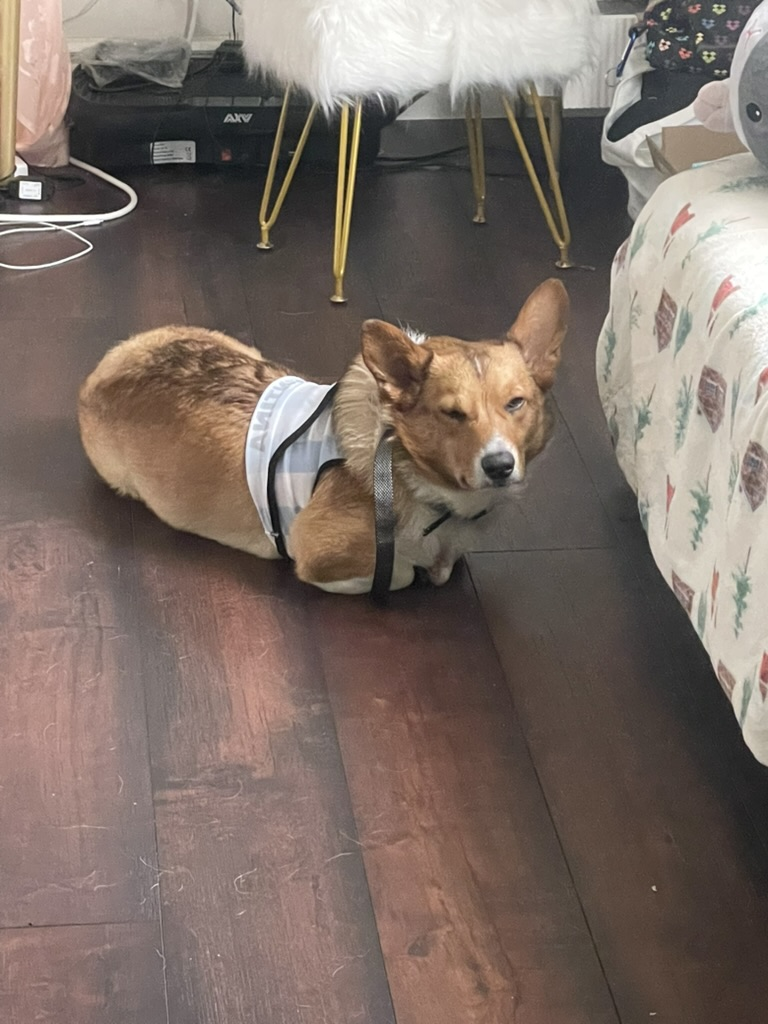
#> input picture face_detector_recognizer/photo/bear.jpeg, 768 x 1024 px
$ python spaces.py
#> lines starting #> are read from the running program, lines starting #| are printed output that depends on the picture
import cv2 as cv
import matplotlib.pyplot as plt

img = cv.imread('photo/bear.jpeg')
#> img is the input picture: shape (1024, 768, 3); mean B, G, R 101.9, 109.9, 123.9
cv.imshow('Bear', img)

#Color space: grayscale, RGB, HSV, YCrCb, etc., space of color, system to represent array of pixel color

#matplotlib: thing this is RGB instead of BGR
# plt.imshow(img)
# plt.show()

#BGR to Grayscale
gray = cv.cvtColor(img, cv.COLOR_BGR2GRAY)
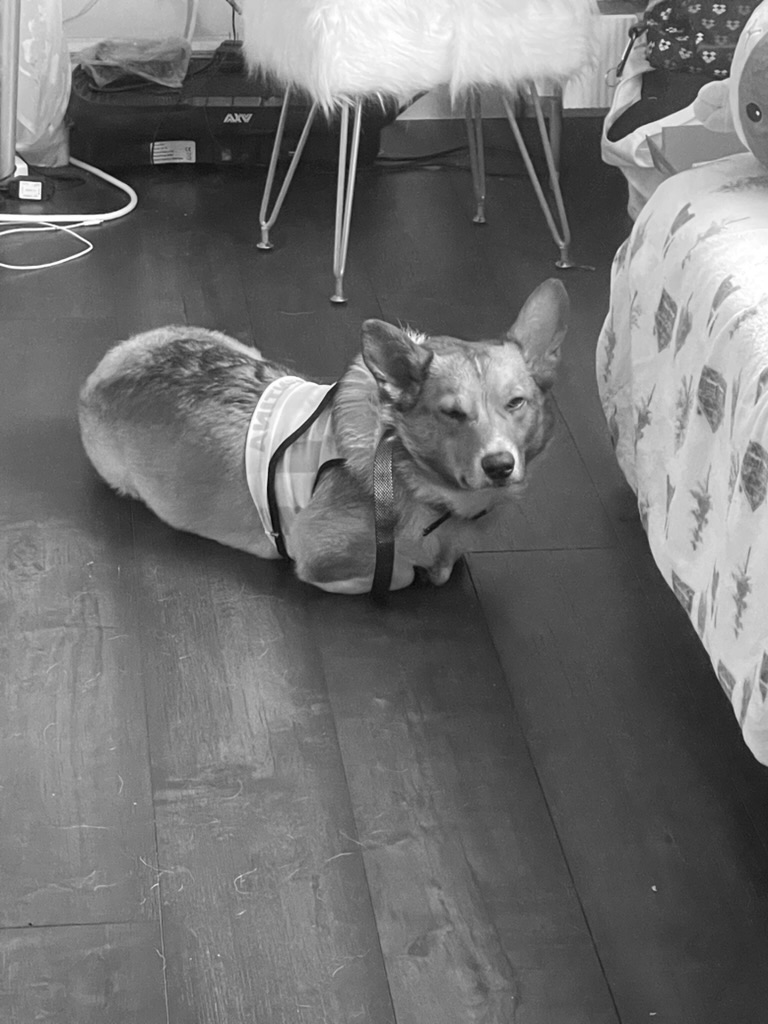
#> gray: shape (1024, 768); min 3, max 255, mean 113.2
cv.imshow('Grayscale', gray)

#BGR to HSV: hue, saturation, value
hsv = cv.cvtColor(img, cv.COLOR_BGR2HSV)
#> hsv: shape (1024, 768, 3); mean H, S, V 22.5, 47.6, 124.4
cv.imshow('HSV', hsv)

#HSV to BGR
hsv_bgr = cv.cvtColor(hsv, cv.COLOR_HSV2BGR)
cv.imshow('HSV_BGR', hsv_bgr)

#BGR to LAB
lab = cv.cvtColor(img, cv.COLOR_BGR2LAB)
#> lab: shape (1024, 768, 3); mean of channels 0, 1, 2 119.2, 132.3, 134.5
cv.imshow('LAB', lab)

#BGR to RGB
rgb = cv.cvtColor(img, cv.COLOR_BGR2RGB)
cv.imshow('RGB', rgb)

# plt.imshow(rgb)
# plt.show()

cv.waitKey(0)

$ run again, with face_detector_recognizer/photo/group.jpeg copied over face_detector_recognizer/photo/bear.jpeg
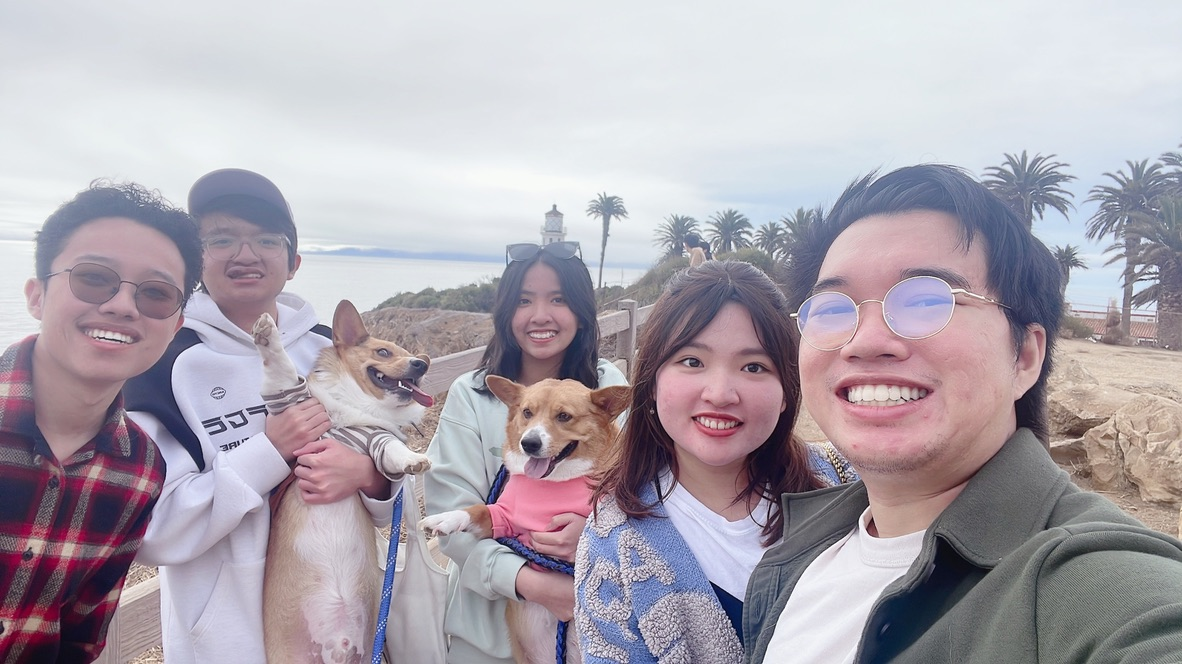
#> input picture face_detector_recognizer/photo/group.jpeg, 1182 x 664 px
#> img is the input picture: shape (664, 1182, 3); mean B, G, R 175.8, 166.6, 174.1
#> `gray = cv.cvtColor(img, cv.COLOR_BGR2GRAY)`:
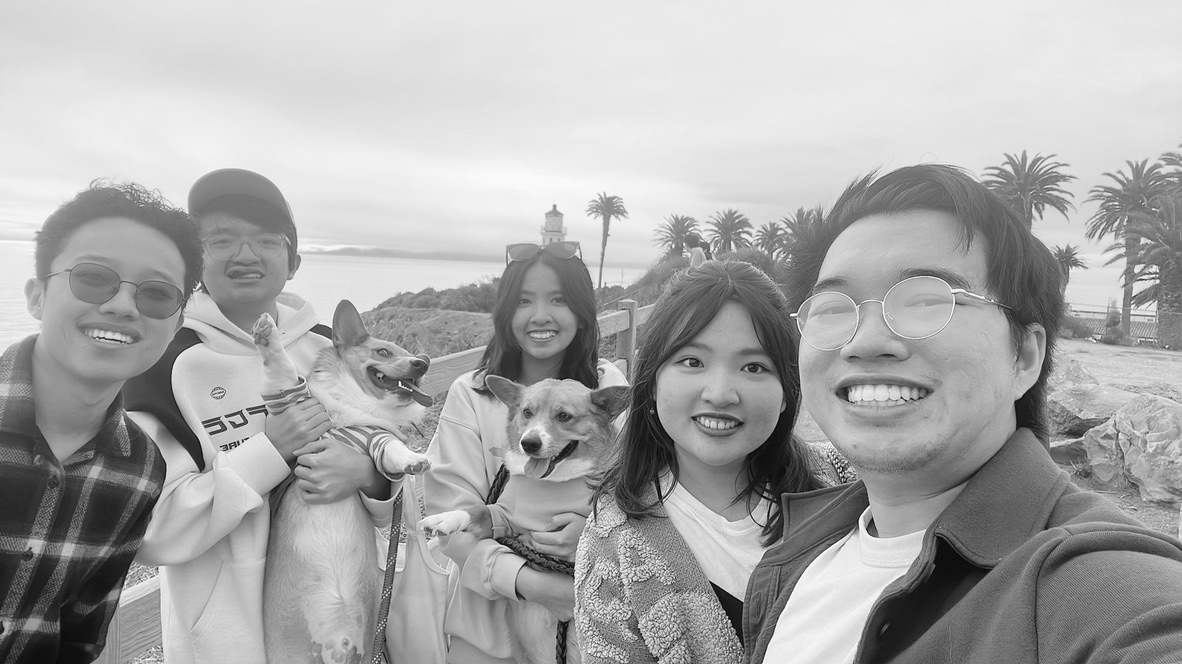
#> gray: shape (664, 1182); min 2, max 255, mean 169.9
#> hsv: shape (664, 1182, 3); mean H, S, V 113.3, 36.1, 184
#> lab: shape (664, 1182, 3); mean of channels 0, 1, 2 175, 133, 124.3

$ run again, with face_detector_recognizer/photo/sachie.jpeg copied over face_detector_recognizer/photo/bear.jpeg
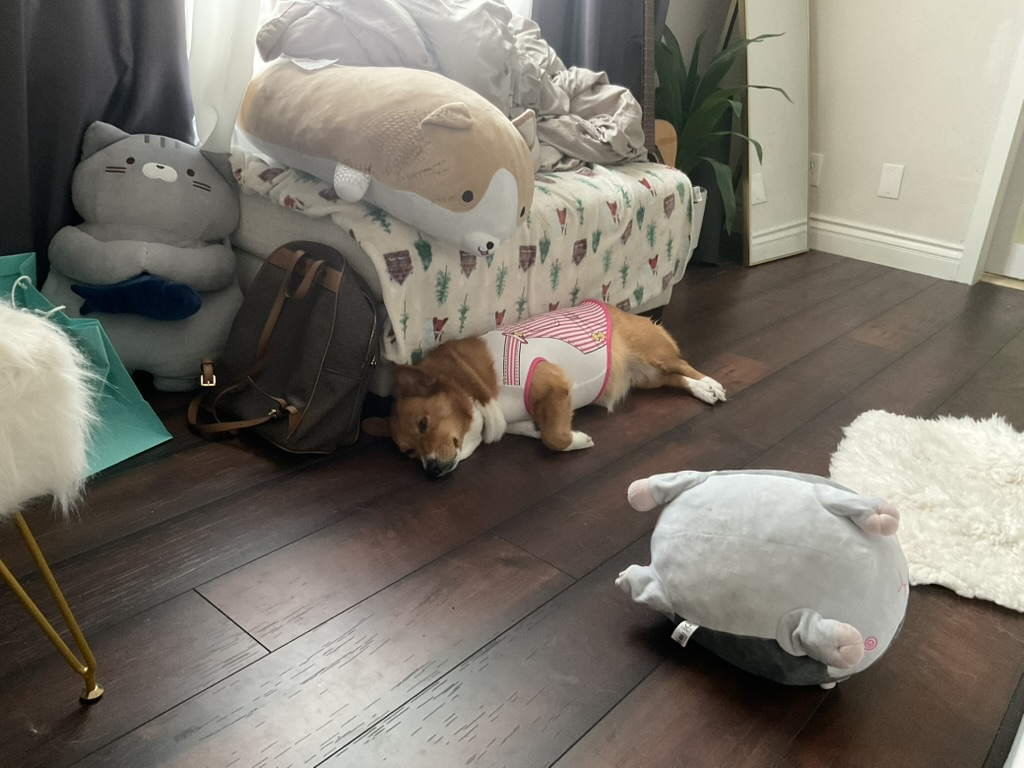
#> input picture face_detector_recognizer/photo/sachie.jpeg, 1024 x 768 px
#> img is the input picture: shape (768, 1024, 3); mean B, G, R 107.2, 117.1, 122.3
#> `gray = cv.cvtColor(img, cv.COLOR_BGR2GRAY)`:
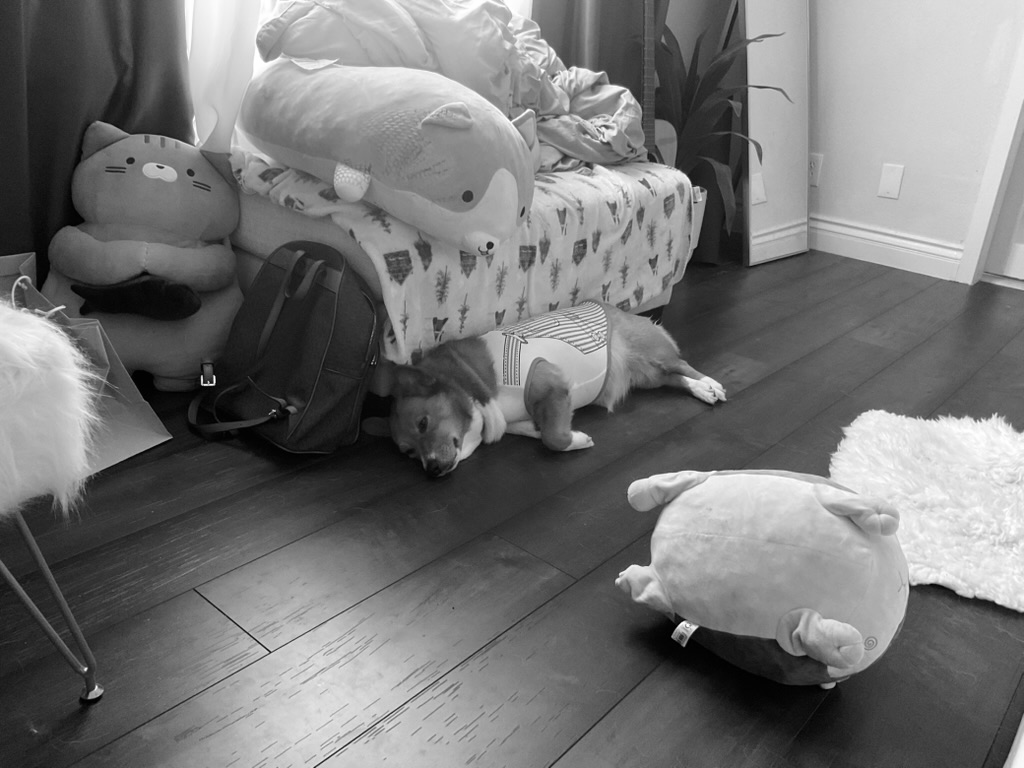
#> gray: shape (768, 1024); min 0, max 255, mean 117.5
#> hsv: shape (768, 1024, 3); mean H, S, V 27.6, 44.9, 123.7
#> lab: shape (768, 1024, 3); mean of channels 0, 1, 2 123.2, 128.4, 134.2
